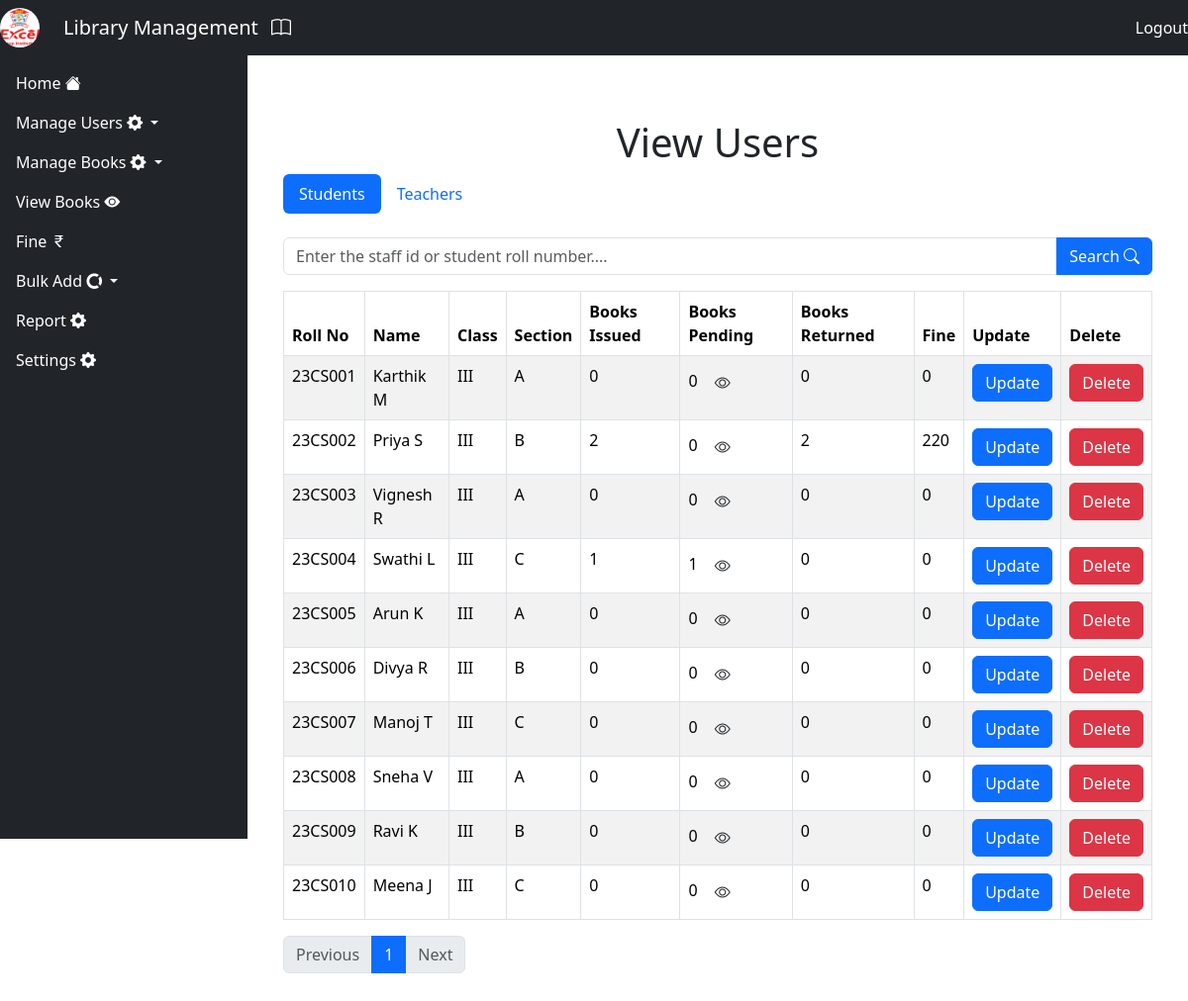
The app's page /view_users/ (signed in) with its own data.
### Library/models.py (models this page shows, shortened)
class Students(models.Model):
    name = models.CharField(max_length=100)
    roll_no = models.CharField(max_length=10)
    class_id = models.CharField(max_length=10)
    section =  models.CharField(max_length=10)
    books_issued = models.IntegerField(default=0)
    books_returned = models.IntegerField(default=0)
    books_pending = models.IntegerField(default=0)
    issued_books = GenericRelation('IssuedBooks', content_type_field='content_type', object_id_field='object_id')
    fine = models.IntegerField(default=0)

### Library/views.py (the view, shortened to what this page needs)
# urls.py: path('view_users/', viewUsers, name='view_users'),
@login_required(login_url='login')
def viewUsers(request):
    students_list = Students.objects.all()
    teachers_list = Teacher.objects.all()
    student_ct = ContentType.objects.get_for_model(Students)
    teacher_ct = ContentType.objects.get_for_model(Teacher)
    student_paginator = Paginator(students_list, 10)
    teacher_paginator = Paginator(teachers_list, 10)
    for student in students_list:
        issued = IssuedBooks.objects.filter(content_type=student_ct, object_id=student.id)
        returned = ReturnedBooks.objects.filter(content_type=student_ct, object_id=student.id)
        returned_ids = [r.book.id for r in returned]
        pending = [b for b in issued if b.book.id not in returned_ids]
        student.books_returned = returned.count()
        student.books_pending = len(pending)
        student.pending_books = pending
    students = student_paginator.get_page(request.GET.get('student_page'))
    teachers = teacher_paginator.get_page(request.GET.get('teacher_page'))
    context = {
        'students': students,
        'teachers': teachers,
    }
    return render(request, 'viewusers.html', context)

### Library/context_processors.py (called while the page is built)
def logo_context(request):
    setting = Setting.objects.first()
    return {
        'logo': setting.logo if setting else None
    }

### Library/templates/viewusers.html (shortened to what this page needs)
{% extends 'base.html' %}
{% block content %}
<div class="container mt-5">
    <h1 class="text-center">View Users</h1>
    <ul class="nav nav-pills" id="userTabs" role="tablist">
        <li class="nav-item" role="presentation">
            <a class="nav-link {% if request.GET.tab != 'teacher' and not searched_teacher %}active{% endif %}" id="student-tab" data-bs-toggle="pill" href="#studentFields" role="tab">Students</a>
        </li>
        <li class="nav-item" role="presentation">
            <a class="nav-link {% if request.GET.tab == 'teacher' or searched_teacher %}active{% endif %}" id="teacher-tab" data-bs-toggle="pill" href="#teacherFields" role="tab">Teachers</a>
        </li>
    </ul>
    <div class="tab-content mt-4" id="userTabsContent">
        <form action="{% url 'search_user'%}" method="post">
            <div class="input-group mb-3">
                <input type="text" class="form-control" name="userID" placeholder="Enter the staff id or student roll number...." required>
                <button type="submit" class="btn btn-primary">Search <i class="bi bi-search"></i></button>
            </div>
        </form>
        <div class="tab-pane fade {% if request.GET.tab != 'teacher' and not searched_teacher %}show active{% endif %}" id="studentFields" role="tabpanel">
            <table class="table table-bordered table-striped">
                <thead>
                    <tr>
                        <th>Roll No</th>
                        <th>Name</th>
                        <th>Class</th>
                        <th>Section</th>
                        <th>Books Issued</th>
                        <th>Books Pending</th>
                        <th>Books Returned</th>
                        <th>Fine</th>
                        <th>Update</th>
                        <th>Delete</th>
                    </tr>
                </thead>
                <tbody>
                    {% if searched_student %}
                    <tr>
                        <td>{{ searched_student.roll_no }}</td>
                        <td>{{ searched_student.name }}</td>
                        <td>{{ searched_student.class_id }}</td>
                        <td>{{ searched_student.section }}</td>
                        <td>{{ searched_student.books_issued }} </td>
                        <td>{{ searched_student.books_pending }} <button class="btn" data-bs-toggle="modal" data-bs-target="#issuedBooks{{searched_student.roll_no}}"><i class="bi bi-eye"></i></button></td>
                        <td>{{ searched_student.books_returned }}</td>
                        <td>{{searched_student.fine}}</td>
                        <td><button class="btn btn-primary" data-bs-toggle="modal" data-bs-target="#editUserModal{{ searched_student.id }}">Update</button></td>
                        <td><a href="{% url 'delete_user' 'student' searched_student.id %}" class="btn btn-danger">Delete</a></td>
                    </tr>
                    <div class="modal" id="issuedBooks{{searched_student.roll_no}}">
                        <div class="modal-dialog">
                            <div class="modal-content">
                                <div class="modal-header">
                                    <h1 class="modal-title">Issued Books</h1>
                                    <button type="button" class="btn-close" data-bs-dismiss="modal"></button>
                                </div>
                                <div class="modal-body">
                                    {% for book in searched_student.pending_books %}
                                    <li>{{ book.book.title }} ({{book.book.isbn}})</li>
                                {% empty %}
                                    <li>No books issued</li>
                                {% endfor %}                                    </div>
                            </div>
                        </div>
                    </div>
                    <div class="modal" id="iss">
                    </div>
                    <div class="modal" id="editUserModal{{ searched_student.id }}" aria-hidden="true">
                        <div class="modal-dialog">
                            <div class="modal-content">
                                <form method="post" action="{% url 'update_user' 'student' searched_student.id %}">
                                    {% csrf_token %}
                                    <div class="modal-header">
                                        <h1 class="modal-title">Edit User</h1>
                                        <button type="button" class="btn-close" data-bs-dismiss="modal"></button>
                                    </div>
                                    <div class="modal-body">
                                        <div class="mb-3"><label>Name</label><input type="text" name="name" class="form-control" value="{{searched_student.name }}"></div>
                                        <div class="mb-3"><label>Class</label><input type="text" name="class_id" class="form-control" value="{{searched_student.class_id }}"></div>
                                        <div class="mb-3"><label>Section</label><input type="text" name="section" class="form-control" value="{{searched_student.section }}"></div>
                                        <div class="mb-3"><label>Roll No</label><input type="text" name="roll_no" class="form-control" value="{{searched_student.roll_no }}"></div>
                                    </div>
                                    <div class="modal-footer">
                                        <button type="button" class="btn btn-secondary" data-bs-dismiss="modal">Close</button>
                                        <button type="submit" class="btn btn-primary">Confirm</button>
                                    </div>
                                </form>
                            </div>
                        </div>
                    </div>
                    {% elif students %}
                    {% for user in students %}
                    <tr>
                        <td>{{ user.roll_no }}</td>
                        <td>{{ user.name }}</td>
                        <td>{{ user.class_id }}</td>
                        <td>{{ user.section }}</td>
                        <td>{{ user.books_issued }}</td>
                        <td>{{ user.books_pending }}  <button class="btn" data-bs-toggle="modal" data-bs-target="#issuedBooks{{user.roll_no}}"><i class="bi bi-eye"></i></button></td>
                        <td>{{ user.books_returned }}</td>
                        <td>{{user.fine}}</td>
                        <td><button class="btn btn-primary" data-bs-toggle="modal" data-bs-target="#editUserModal{{ user.id }}">Update</button></td>
                        <td><a href="{% url 'delete_user' 'student' user.id %}" class="btn btn-danger">Delete</a></td>
                    </tr>
                    {% endfor %}
                    {% else %}
                    <tr><td colspan="9" class="text-center">No users found.</td></tr>
                    {% endif %}
                </tbody>
            </table>
            <nav>
                <ul class="pagination">
                    {% if students.has_previous %}
                        <li class="page-item"><a class="page-link" href="?student_page={{ students.previous_page_number }}">Previous</a></li>
                    {% else %}
                        <li class="page-item disabled"><span class="page-link">Previous</span></li>
                    {% endif %}
                    {% for num in students.paginator.page_range %}
                        {% if students.number == num %}
                            <li class="page-item active"><span class="page-link">{{ num }}</span></li>
                        {% else %}
                            <li class="page-item"><a class="page-link" href="?student_page={{ num }}">{{ num }}</a></li>
                        {% endif %}
                    {% endfor %}
                    {% if students.has_next %}
                        <li class="page-item"><a class="page-link" href="?student_page={{ students.next_page_number }}">Next</a></li>
                    {% else %}
                        <li class="page-item disabled"><span class="page-link">Next</span></li>
                    {% endif %}
                </ul>
            </nav>
        </div>
    </div>
</div>
{% endblock %}

### records on screen
Students: roll_no "23CS001", name "Karthik M", class_id "III", section "A", books_issued "0", books_pending "0", books_returned "0", fine "0"
Students: roll_no "23CS002", name "Priya S", class_id "III", section "B", books_issued "2", books_pending "0", books_returned "2", fine "220"
Students: roll_no "23CS003", name "Vignesh R", class_id "III", section "A", books_issued "0", books_pending "0", books_returned "0", fine "0"
Students: roll_no "23CS004", name "Swathi L", class_id "III", section "C", books_issued "1", books_pending "1", books_returned "0", fine "0"
Students: roll_no "23CS005", name "Arun K", class_id "III", section "A", books_issued "0", books_pending "0", books_returned "0", fine "0"
Students: roll_no "23CS006", name "Divya R", class_id "III", section "B", books_issued "0", books_pending "0", books_returned "0", fine "0"
Students: roll_no "23CS007", name "Manoj T", class_id "III", section "C", books_issued "0", books_pending "0", books_returned "0", fine "0"
Students: roll_no "23CS008", name "Sneha V", class_id "III", section "A", books_issued "0", books_pending "0", books_returned "0", fine "0"
Students: roll_no "23CS009", name "Ravi K", class_id "III", section "B", books_issued "0", books_pending "0", books_returned "0", fine "0"
Students: roll_no "23CS010", name "Meena J", class_id "III", section "C", books_issued "0", books_pending "0", books_returned "0", fine "0"

### other values on screen
{{ num }} "1"
